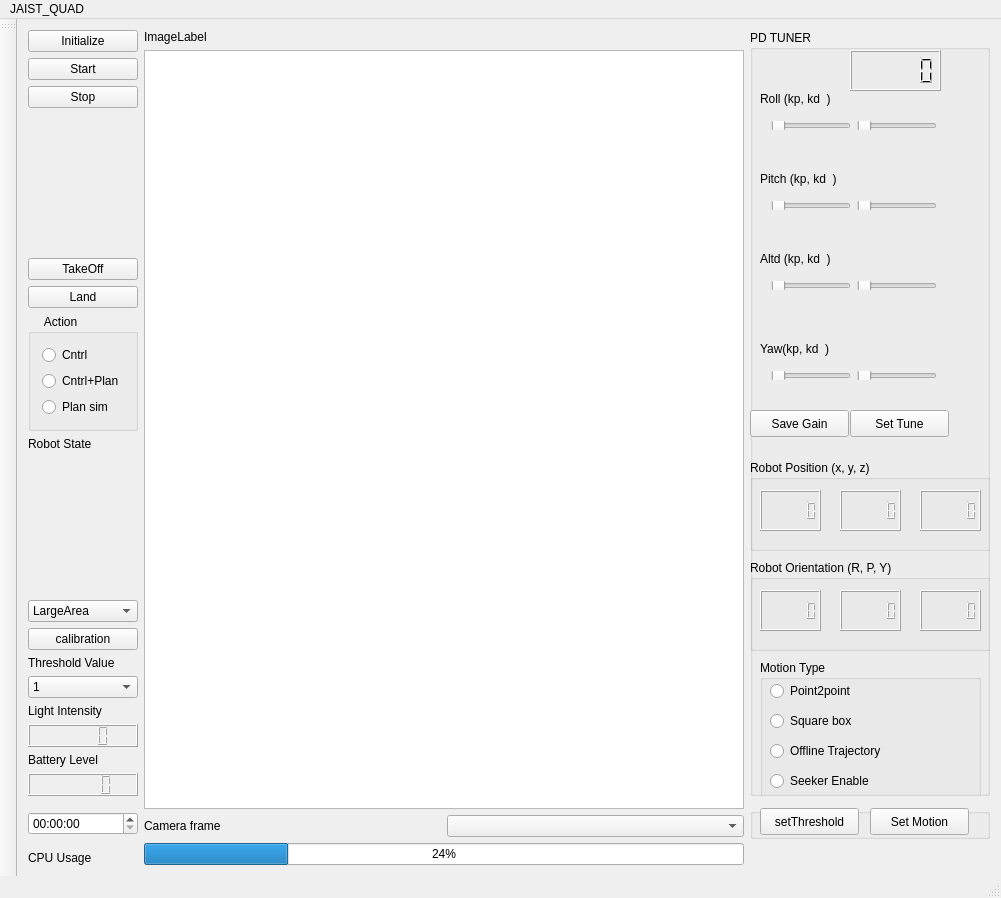
<?xml version="1.0" encoding="UTF-8"?>
<ui version="4.0">
 <class>MainWindow</class>
 <widget class="QMainWindow" name="MainWindow">
  <property name="geometry">
   <rect>
    <x>0</x>
    <y>0</y>
    <width>1001</width>
    <height>898</height>
   </rect>
  </property>
  <property name="windowTitle">
   <string>MainWindow</string>
  </property>
  <widget class="QWidget" name="centralWidget">
   <layout class="QGridLayout" name="gridLayout_3">
    <item row="1" column="4">
     <widget class="Line" name="line">
      <property name="orientation">
       <enum>Qt::Vertical</enum>
      </property>
     </widget>
    </item>
    <item row="0" column="0" rowspan="5">
     <layout class="QVBoxLayout" name="verticalLayout_6"/>
    </item>
    <item row="2" column="4">
     <widget class="QGroupBox" name="groupBox_2">
      <property name="title">
       <string/>
      </property>
      <widget class="QPushButton" name="button_motion">
       <property name="geometry">
        <rect>
         <x>120</x>
         <y>0</y>
         <width>99</width>
         <height>27</height>
        </rect>
       </property>
       <property name="text">
        <string>Set Motion</string>
       </property>
      </widget>
      <widget class="QPushButton" name="btn_test">
       <property name="geometry">
        <rect>
         <x>10</x>
         <y>0</y>
         <width>99</width>
         <height>27</height>
        </rect>
       </property>
       <property name="text">
        <string>setThreshold</string>
       </property>
      </widget>
     </widget>
    </item>
    <item row="4" column="1">
     <widget class="QLabel" name="label_2">
      <property name="text">
       <string>CPU Usage</string>
      </property>
     </widget>
    </item>
    <item row="0" column="2" rowspan="5">
     <layout class="QVBoxLayout" name="verticalLayout_7">
      <item>
       <widget class="QLabel" name="image_view">
        <property name="text">
         <string>ImageLabel</string>
        </property>
       </widget>
      </item>
      <item>
       <widget class="QPlainTextEdit" name="textStatus">
        <property name="minimumSize">
         <size>
          <width>0</width>
          <height>300</height>
         </size>
        </property>
       </widget>
      </item>
      <item>
       <layout class="QHBoxLayout" name="horizontalLayout">
        <item>
         <widget class="QLabel" name="label_3">
          <property name="text">
           <string>Camera frame </string>
          </property>
         </widget>
        </item>
        <item>
         <widget class="QComboBox" name="topics"/>
        </item>
       </layout>
      </item>
      <item>
       <widget class="QProgressBar" name="cpu_usage">
        <property name="value">
         <number>24</number>
        </property>
       </widget>
      </item>
     </layout>
    </item>
    <item row="3" column="4">
     <widget class="Line" name="line_3">
      <property name="orientation">
       <enum>Qt::Vertical</enum>
      </property>
     </widget>
    </item>
    <item row="2" column="1">
     <widget class="QTimeEdit" name="runTime">
      <property name="layoutDirection">
       <enum>Qt::LeftToRight</enum>
      </property>
      <property name="autoFillBackground">
       <bool>false</bool>
      </property>
      <property name="frame">
       <bool>true</bool>
      </property>
     </widget>
    </item>
    <item row="0" column="1">
     <layout class="QVBoxLayout" name="verticalLayout_2">
      <item>
       <widget class="QPushButton" name="buttonMoveit">
        <property name="text">
         <string>Initialize</string>
        </property>
       </widget>
      </item>
      <item>
       <widget class="QPushButton" name="buttonStart">
        <property name="text">
         <string>Start</string>
        </property>
       </widget>
      </item>
      <item>
       <widget class="QPushButton" name="buttonStop">
        <property name="text">
         <string>Stop</string>
        </property>
       </widget>
      </item>
      <item>
       <spacer name="verticalSpacer_10">
        <property name="orientation">
         <enum>Qt::Vertical</enum>
        </property>
        <property name="sizeHint" stdset="0">
         <size>
          <width>20</width>
          <height>40</height>
         </size>
        </property>
       </spacer>
      </item>
      <item>
       <widget class="QPushButton" name="buttonTakeOff">
        <property name="text">
         <string>TakeOff</string>
        </property>
       </widget>
      </item>
      <item>
       <widget class="QPushButton" name="buttonLand">
        <property name="text">
         <string>Land</string>
        </property>
       </widget>
      </item>
      <item>
       <widget class="QGroupBox" name="action">
        <property name="title">
         <string>     Action</string>
        </property>
        <layout class="QVBoxLayout" name="verticalLayout_5">
         <item>
          <widget class="QRadioButton" name="Cntrl">
           <property name="text">
            <string>Cntrl</string>
           </property>
          </widget>
         </item>
         <item>
          <widget class="QRadioButton" name="experiment">
           <property name="text">
            <string>Cntrl+Plan</string>
           </property>
          </widget>
         </item>
         <item>
          <widget class="QRadioButton" name="planning">
           <property name="text">
            <string>Plan sim</string>
           </property>
          </widget>
         </item>
        </layout>
       </widget>
      </item>
      <item>
       <widget class="QLabel" name="notify">
        <property name="text">
         <string>Robot State</string>
        </property>
       </widget>
      </item>
      <item>
       <spacer name="verticalSpacer_2">
        <property name="orientation">
         <enum>Qt::Vertical</enum>
        </property>
        <property name="sizeHint" stdset="0">
         <size>
          <width>20</width>
          <height>40</height>
         </size>
        </property>
       </spacer>
      </item>
      <item>
       <widget class="QComboBox" name="scale_cal">
        <item>
         <property name="text">
          <string>LargeArea</string>
         </property>
        </item>
        <item>
         <property name="text">
          <string>SmallArea</string>
         </property>
        </item>
       </widget>
      </item>
      <item>
       <widget class="QPushButton" name="btn_calibration">
        <property name="text">
         <string>calibration</string>
        </property>
       </widget>
      </item>
      <item>
       <widget class="QLabel" name="label_9">
        <property name="text">
         <string>Threshold Value</string>
        </property>
       </widget>
      </item>
      <item>
       <widget class="QComboBox" name="threshold_box">
        <item>
         <property name="text">
          <string>1</string>
         </property>
        </item>
        <item>
         <property name="text">
          <string>2</string>
         </property>
        </item>
        <item>
         <property name="text">
          <string>3</string>
         </property>
        </item>
        <item>
         <property name="text">
          <string>4</string>
         </property>
        </item>
        <item>
         <property name="text">
          <string>5</string>
         </property>
        </item>
        <item>
         <property name="text">
          <string>6</string>
         </property>
        </item>
       </widget>
      </item>
      <item>
       <widget class="QLabel" name="label_8">
        <property name="text">
         <string>Light Intensity</string>
        </property>
       </widget>
      </item>
      <item>
       <widget class="QLCDNumber" name="intensity"/>
      </item>
      <item>
       <widget class="QLabel" name="label">
        <property name="text">
         <string>Battery Level</string>
        </property>
       </widget>
      </item>
      <item>
       <widget class="QLCDNumber" name="displayBattery">
        <property name="smallDecimalPoint">
         <bool>true</bool>
        </property>
       </widget>
      </item>
     </layout>
    </item>
    <item row="0" column="4">
     <widget class="QGroupBox" name="groupBox">
      <property name="minimumSize">
       <size>
        <width>240</width>
        <height>0</height>
       </size>
      </property>
      <property name="title">
       <string>PD TUNER</string>
      </property>
      <widget class="QWidget" name="layoutWidget">
       <property name="geometry">
        <rect>
         <x>10</x>
         <y>160</y>
         <width>188</width>
         <height>31</height>
        </rect>
       </property>
       <layout class="QGridLayout" name="gridLayout_2">
        <item row="0" column="0">
         <widget class="QSlider" name="pitchKp">
          <property name="orientation">
           <enum>Qt::Horizontal</enum>
          </property>
         </widget>
        </item>
        <item row="0" column="1">
         <widget class="QSlider" name="pitchKd">
          <property name="orientation">
           <enum>Qt::Horizontal</enum>
          </property>
         </widget>
        </item>
       </layout>
      </widget>
      <widget class="QWidget" name="layoutWidget_2">
       <property name="geometry">
        <rect>
         <x>10</x>
         <y>240</y>
         <width>188</width>
         <height>31</height>
        </rect>
       </property>
       <layout class="QGridLayout" name="gridLayout_4">
        <item row="0" column="0">
         <widget class="QSlider" name="altKp">
          <property name="orientation">
           <enum>Qt::Horizontal</enum>
          </property>
         </widget>
        </item>
        <item row="0" column="1">
         <widget class="QSlider" name="altKd">
          <property name="orientation">
           <enum>Qt::Horizontal</enum>
          </property>
         </widget>
        </item>
       </layout>
      </widget>
      <widget class="QWidget" name="layoutWidget_3">
       <property name="geometry">
        <rect>
         <x>10</x>
         <y>330</y>
         <width>188</width>
         <height>31</height>
        </rect>
       </property>
       <layout class="QGridLayout" name="gridLayout_5">
        <item row="0" column="0">
         <widget class="QSlider" name="YawKp">
          <property name="orientation">
           <enum>Qt::Horizontal</enum>
          </property>
         </widget>
        </item>
        <item row="0" column="1">
         <widget class="QSlider" name="YawKd">
          <property name="orientation">
           <enum>Qt::Horizontal</enum>
          </property>
         </widget>
        </item>
       </layout>
      </widget>
      <widget class="QLabel" name="label_4">
       <property name="geometry">
        <rect>
         <x>10</x>
         <y>60</y>
         <width>101</width>
         <height>17</height>
        </rect>
       </property>
       <property name="text">
        <string>Roll (kp, kd  )</string>
       </property>
      </widget>
      <widget class="QLabel" name="label_5">
       <property name="geometry">
        <rect>
         <x>10</x>
         <y>140</y>
         <width>101</width>
         <height>17</height>
        </rect>
       </property>
       <property name="text">
        <string>Pitch (kp, kd  )</string>
       </property>
      </widget>
      <widget class="QLabel" name="label_6">
       <property name="geometry">
        <rect>
         <x>10</x>
         <y>220</y>
         <width>101</width>
         <height>17</height>
        </rect>
       </property>
       <property name="text">
        <string>Altd (kp, kd  )</string>
       </property>
      </widget>
      <widget class="QLabel" name="label_7">
       <property name="geometry">
        <rect>
         <x>10</x>
         <y>310</y>
         <width>101</width>
         <height>17</height>
        </rect>
       </property>
       <property name="text">
        <string>Yaw(kp, kd  )</string>
       </property>
      </widget>
      <widget class="QPushButton" name="pushButton">
       <property name="geometry">
        <rect>
         <x>100</x>
         <y>380</y>
         <width>99</width>
         <height>27</height>
        </rect>
       </property>
       <property name="text">
        <string>Set Tune</string>
       </property>
      </widget>
      <widget class="QLCDNumber" name="pdDisplay">
       <property name="geometry">
        <rect>
         <x>100</x>
         <y>20</y>
         <width>91</width>
         <height>41</height>
        </rect>
       </property>
       <property name="smallDecimalPoint">
        <bool>true</bool>
       </property>
      </widget>
      <widget class="QWidget" name="layoutWidget">
       <property name="geometry">
        <rect>
         <x>10</x>
         <y>80</y>
         <width>188</width>
         <height>31</height>
        </rect>
       </property>
       <layout class="QGridLayout" name="gridLayout">
        <item row="0" column="0">
         <widget class="QSlider" name="rollKp">
          <property name="orientation">
           <enum>Qt::Horizontal</enum>
          </property>
         </widget>
        </item>
        <item row="0" column="1">
         <widget class="QSlider" name="rollKd">
          <property name="orientation">
           <enum>Qt::Horizontal</enum>
          </property>
         </widget>
        </item>
       </layout>
      </widget>
      <widget class="QGroupBox" name="groupBox_3">
       <property name="geometry">
        <rect>
         <x>0</x>
         <y>430</y>
         <width>241</width>
         <height>91</height>
        </rect>
       </property>
       <property name="title">
        <string>Robot Position (x, y, z)</string>
       </property>
       <widget class="QLCDNumber" name="robot_x">
        <property name="geometry">
         <rect>
          <x>10</x>
          <y>30</y>
          <width>61</width>
          <height>41</height>
         </rect>
        </property>
        <property name="smallDecimalPoint">
         <bool>true</bool>
        </property>
       </widget>
       <widget class="QLCDNumber" name="robot_y">
        <property name="geometry">
         <rect>
          <x>90</x>
          <y>30</y>
          <width>61</width>
          <height>41</height>
         </rect>
        </property>
        <property name="smallDecimalPoint">
         <bool>true</bool>
        </property>
       </widget>
       <widget class="QLCDNumber" name="robot_z">
        <property name="geometry">
         <rect>
          <x>170</x>
          <y>30</y>
          <width>61</width>
          <height>41</height>
         </rect>
        </property>
        <property name="smallDecimalPoint">
         <bool>true</bool>
        </property>
       </widget>
      </widget>
      <widget class="QGroupBox" name="groupBox_5">
       <property name="geometry">
        <rect>
         <x>0</x>
         <y>530</y>
         <width>241</width>
         <height>91</height>
        </rect>
       </property>
       <property name="title">
        <string>Robot Orientation (R, P, Y)</string>
       </property>
       <widget class="QLCDNumber" name="robot_x_3">
        <property name="geometry">
         <rect>
          <x>10</x>
          <y>30</y>
          <width>61</width>
          <height>41</height>
         </rect>
        </property>
        <property name="smallDecimalPoint">
         <bool>true</bool>
        </property>
       </widget>
       <widget class="QLCDNumber" name="robot_y_3">
        <property name="geometry">
         <rect>
          <x>90</x>
          <y>30</y>
          <width>61</width>
          <height>41</height>
         </rect>
        </property>
        <property name="smallDecimalPoint">
         <bool>true</bool>
        </property>
       </widget>
       <widget class="QLCDNumber" name="robot_z_3">
        <property name="geometry">
         <rect>
          <x>170</x>
          <y>30</y>
          <width>61</width>
          <height>41</height>
         </rect>
        </property>
        <property name="smallDecimalPoint">
         <bool>true</bool>
        </property>
       </widget>
      </widget>
      <widget class="QPushButton" name="pushButton_2">
       <property name="geometry">
        <rect>
         <x>0</x>
         <y>380</y>
         <width>99</width>
         <height>27</height>
        </rect>
       </property>
       <property name="text">
        <string>Save Gain</string>
       </property>
      </widget>
      <widget class="QGroupBox" name="groupBox_4">
       <property name="geometry">
        <rect>
         <x>10</x>
         <y>630</y>
         <width>221</width>
         <height>171</height>
        </rect>
       </property>
       <property name="title">
        <string>Motion Type</string>
       </property>
       <widget class="QRadioButton" name="p2p">
        <property name="geometry">
         <rect>
          <x>10</x>
          <y>20</y>
          <width>117</width>
          <height>22</height>
         </rect>
        </property>
        <property name="text">
         <string>Point2point</string>
        </property>
       </widget>
       <widget class="QRadioButton" name="sb">
        <property name="geometry">
         <rect>
          <x>10</x>
          <y>50</y>
          <width>117</width>
          <height>22</height>
         </rect>
        </property>
        <property name="text">
         <string>Square box</string>
        </property>
       </widget>
       <widget class="QRadioButton" name="ca">
        <property name="geometry">
         <rect>
          <x>10</x>
          <y>80</y>
          <width>151</width>
          <height>22</height>
         </rect>
        </property>
        <property name="text">
         <string>Offline Trajectory</string>
        </property>
       </widget>
       <widget class="QRadioButton" name="tc">
        <property name="geometry">
         <rect>
          <x>10</x>
          <y>110</y>
          <width>161</width>
          <height>22</height>
         </rect>
        </property>
        <property name="text">
         <string>Seeker Enable</string>
        </property>
       </widget>
      </widget>
      <zorder>layoutWidget</zorder>
      <zorder>layoutWidget</zorder>
      <zorder>layoutWidget_2</zorder>
      <zorder>layoutWidget_3</zorder>
      <zorder>label_4</zorder>
      <zorder>label_5</zorder>
      <zorder>label_6</zorder>
      <zorder>label_7</zorder>
      <zorder>pushButton</zorder>
      <zorder>pdDisplay</zorder>
      <zorder>groupBox_3</zorder>
      <zorder>groupBox_5</zorder>
      <zorder>pushButton_2</zorder>
      <zorder>groupBox_4</zorder>
     </widget>
    </item>
   </layout>
  </widget>
  <widget class="QMenuBar" name="menuBar">
   <property name="geometry">
    <rect>
     <x>0</x>
     <y>0</y>
     <width>1001</width>
     <height>25</height>
    </rect>
   </property>
   <widget class="QMenu" name="menuJAIST_QUAD">
    <property name="title">
     <string>JAIST_QUAD</string>
    </property>
   </widget>
   <addaction name="menuJAIST_QUAD"/>
  </widget>
  <widget class="QToolBar" name="mainToolBar">
   <attribute name="toolBarArea">
    <enum>LeftToolBarArea</enum>
   </attribute>
   <attribute name="toolBarBreak">
    <bool>false</bool>
   </attribute>
  </widget>
  <widget class="QStatusBar" name="statusBar"/>
 </widget>
 <layoutdefault spacing="6" margin="11"/>
 <resources/>
 <connections/>
</ui>
